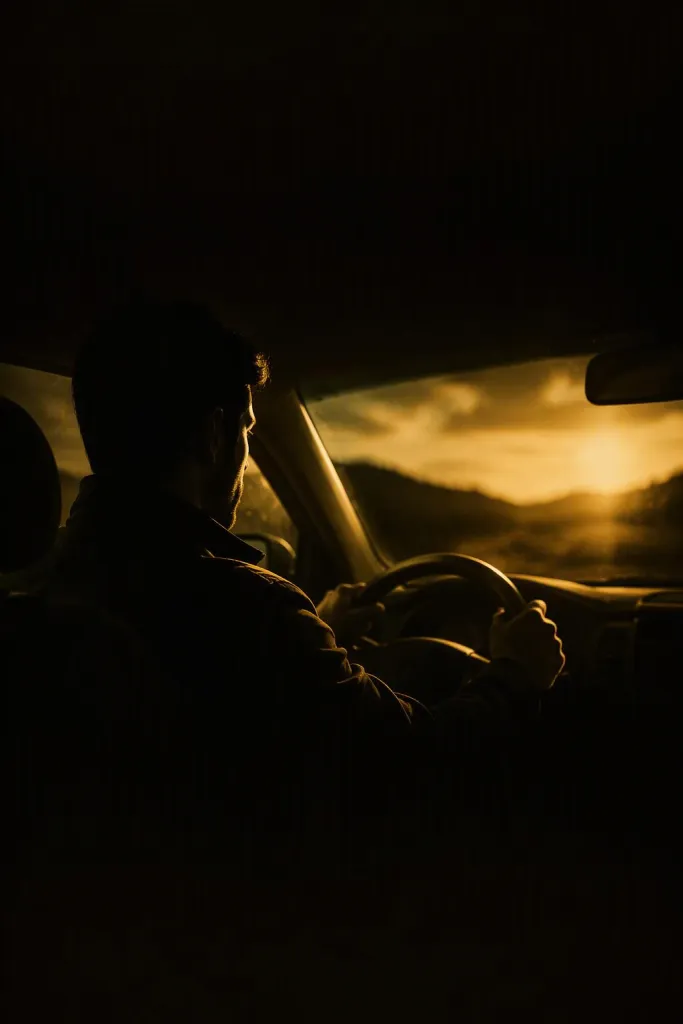
#> input picture books/mind-power-4/cover-base.webp, 683 x 1024 px, found by its file name
$ python render_en_cover.py
#> lines starting #> are read from the running program, lines starting #| are printed output that depends on the picture
# -*- coding: utf-8 -*-
"""render_en_cover.py — يولّد غلاف إنجليزي لـ Mind Power 4 بنفس استايل السلسلة (PIL).
نفس تصميم cover.html: figure خام مفتّح + تدريج داكن + نص ذهبي #F4CD66.
"""
from PIL import Image, ImageDraw, ImageFont, ImageEnhance

BASE = "/home/user/workspace/khidmaty-ai-push/books/mind-power-4"
W, H = 683, 1024
GOLD = (244, 205, 102)
DARK = (15, 10, 4)

# 1) الـfigure الخام (بلا نص) — نفتّحه عشان يبان زي cover.html
fig = Image.open(f"{BASE}/cover-base.webp").convert("RGB").resize((W, H))
#> fig is the input picture: PIL image 683x1024 RGB; mean R, G, B 23.1, 16.5, 5.5
fig = ImageEnhance.Brightness(fig).enhance(2.6)
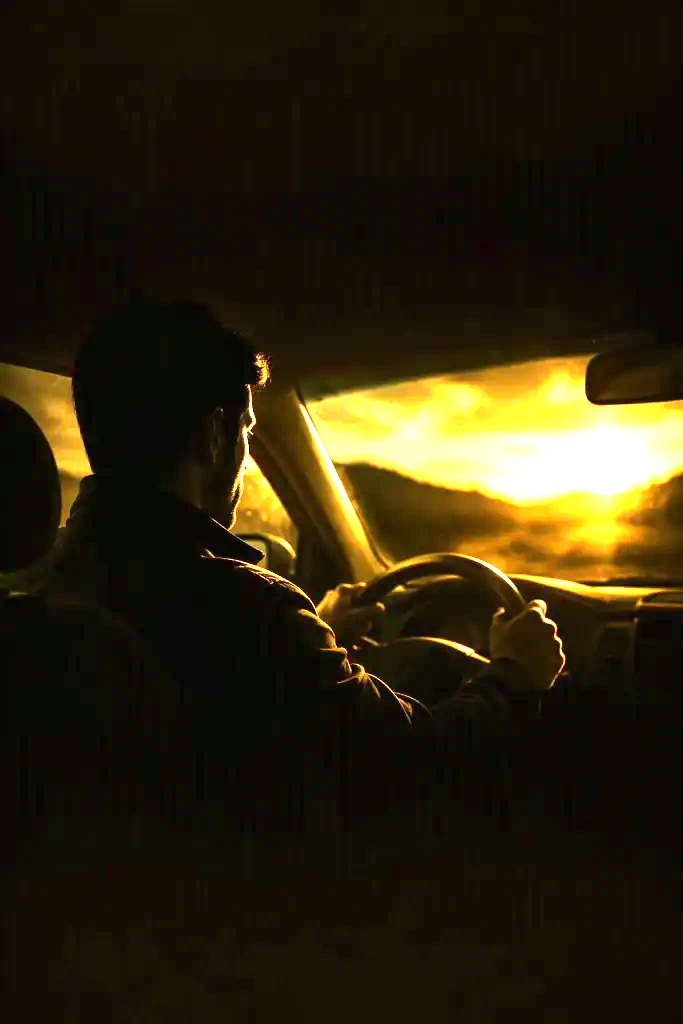
#> fig: PIL image 683x1024 RGB; mean R, G, B 44, 34.8, 13.3
fig = ImageEnhance.Contrast(fig).enhance(1.12)
fig = ImageEnhance.Color(fig).enhance(1.4)
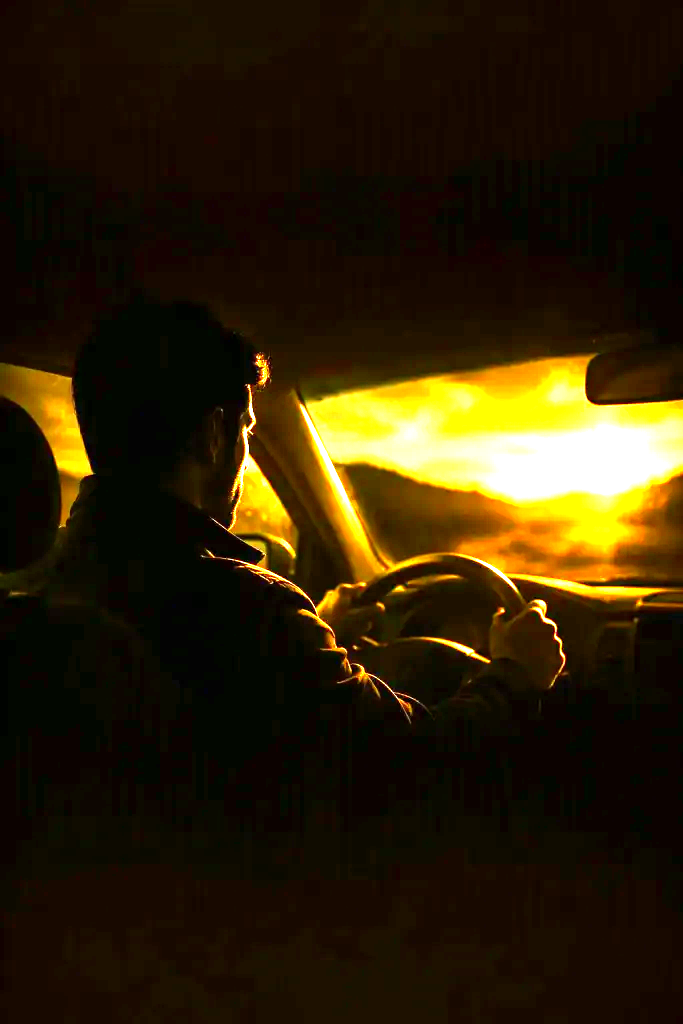
#> fig: PIL image 683x1024 RGB; mean R, G, B 45.4, 32.2, 7.9

canvas = Image.new("RGB", (W, H), DARK)
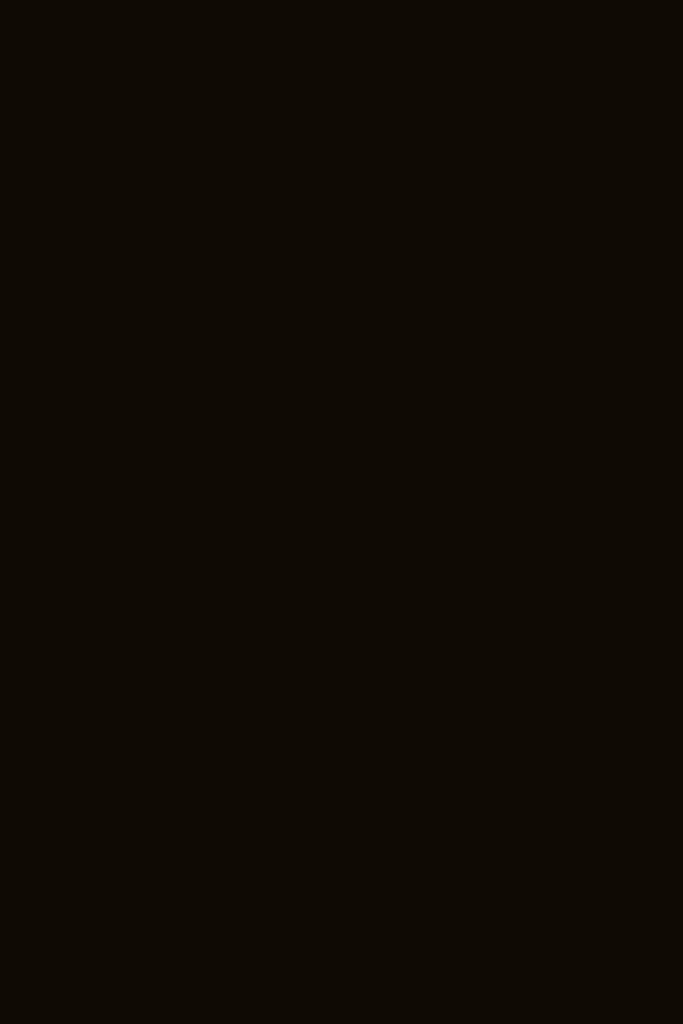
#> canvas: PIL image 683x1024 RGB; mean R, G, B 15, 10, 4
canvas.paste(fig, (0, 0))

# 2) تدريج داكن فوق وتحت لقراءة النص
alpha = Image.new("L", (1, H))
for y in range(H):
    t = y / (H - 1)
    if t < 0.20:
        a = int(170 * (1 - t / 0.20))
    elif t > 0.84:
        a = int(190 * ((t - 0.84) / 0.16))
    else:
        a = 0
    alpha.putpixel((0, y), a)
alpha = alpha.resize((W, H))
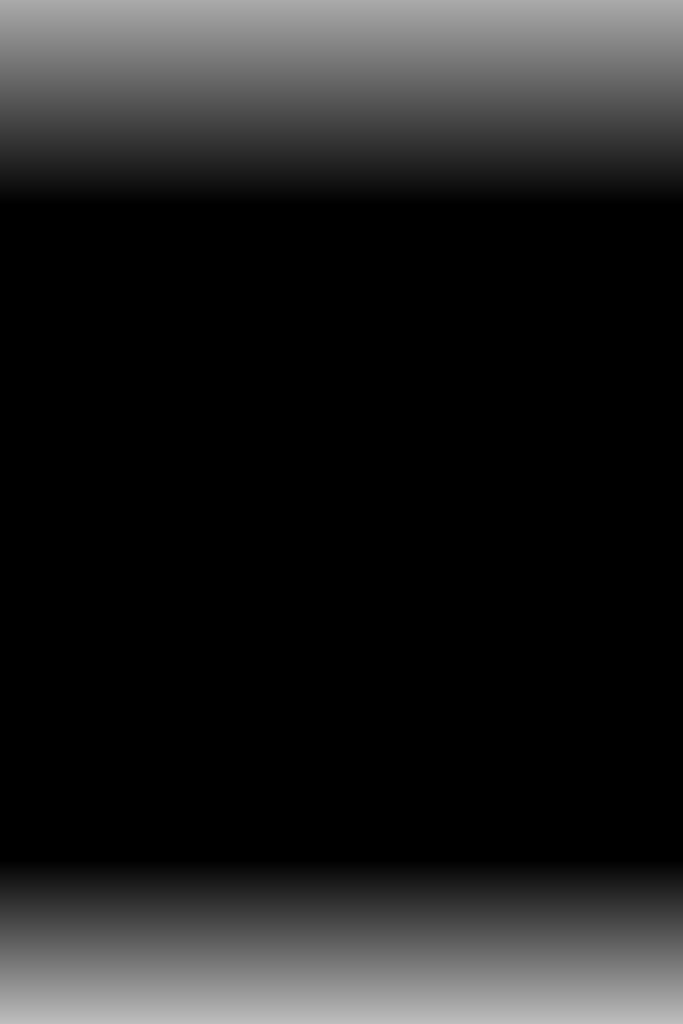
#> alpha: PIL image 683x1024 L; min 0, max 190, mean 32.2
canvas = Image.composite(Image.new("RGB", (W, H), DARK), canvas, alpha)

# 3) النص
draw = ImageDraw.Draw(canvas)
SERIF = "/usr/share/fonts/truetype/dejavu/DejaVuSerif-Bold.ttf"
SANS = "/usr/share/fonts/truetype/dejavu/DejaVuSans-Bold.ttf"
SIG = "/usr/share/fonts/truetype/freefont/FreeSerifBoldItalic.ttf"

def fnt(path, size):
    return ImageFont.truetype(path, size)

def center(s, y, f, fill=GOLD):
#> called with s = 'MIND POWER', y = 58, fill = (244, 205, 102)
    b = draw.textbbox((0, 0), s, font=f)
#> b = (0, 8, 339, 40)
    x = (W - (b[2] - b[0])) // 2 - b[0]
#> x = 172
    draw.text((x + 2, y + 2), s, font=f, fill=DARK)      # ظل خفيف
    draw.text((x, y), s, font=f, fill=fill)

# أعلى: MIND POWER + زخرفة + 4 + PART FOUR
center("MIND POWER", 58, fnt(SERIF, 42))
draw.line([(W // 2 - 90, 124), (W // 2 + 90, 124)], fill=GOLD, width=2)
draw.ellipse([W // 2 - 6, 118, W // 2 + 6, 130], fill=GOLD)  # نقطة زخرفية
center("4", 136, fnt(SERIF, 96))
center("PART FOUR", 245, fnt(SERIF, 18))

# أسفل-وسط: WHO'S DRIVING؟
center("WHO'S DRIVING?", 820, fnt(SANS, 54))

# القاع: زخرفة + M. Ismail
draw.line([(W // 2 - 70, 952), (W // 2 + 70, 952)], fill=GOLD, width=1)
center("M. Ismail", 966, fnt(SIG, 38))

out = f"{BASE}/cover-en.webp"
canvas.save(out, "WEBP", quality=92)
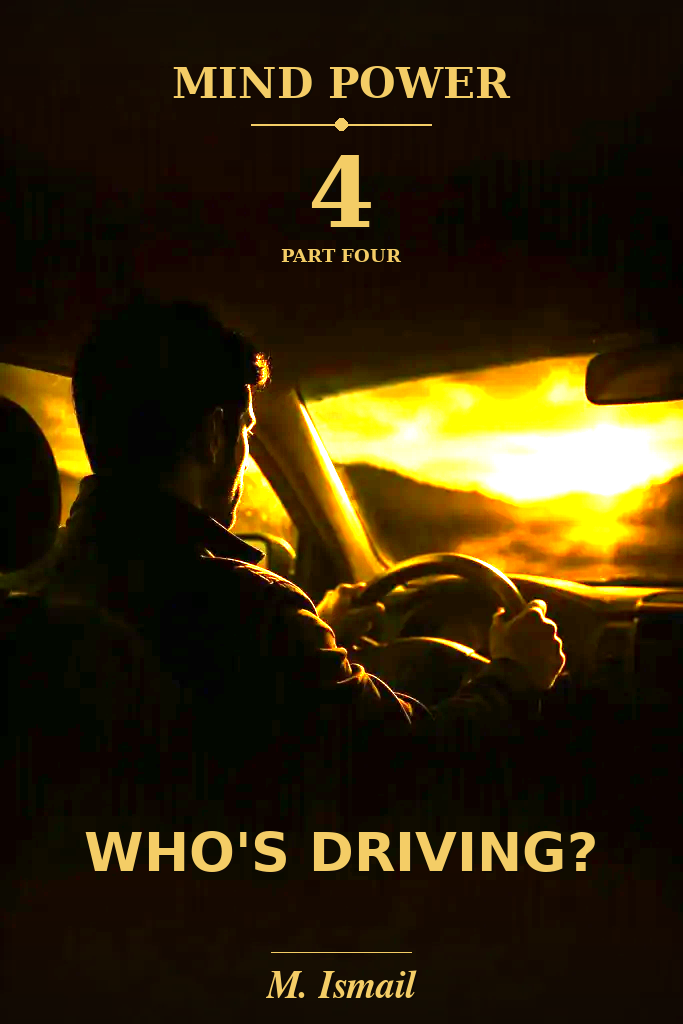
#> saved as cover-en.webp: PIL image 683x1024 RGB; mean R, G, B 50.2, 37.3, 11.1
print("✅ saved", out, canvas.size)
#| ✅ saved /home/user/workspace/khidmaty-ai-push/books/mind-power-4/cover-en.webp (683, 1024)
